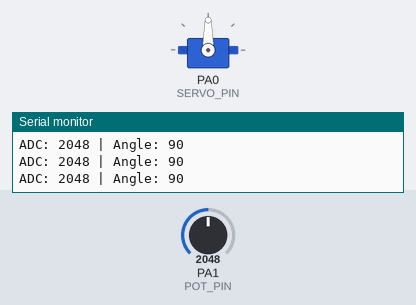
This sketch was run on a simulated STM32 Blue Pill. On the bench: servo, the last lines printed to the serial monitor. The inputs (shaded band) are chosen by the test bench; at power-on: PA1 (POT_PIN) = 2048.

Above: at 2.2 s.
2.3 s: PA1 (POT_PIN) set to 2866
At 3.0 s:
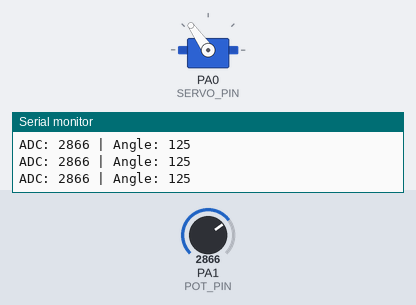
3.8 s: PA1 (POT_PIN) set to 1046
At 4.8 s:
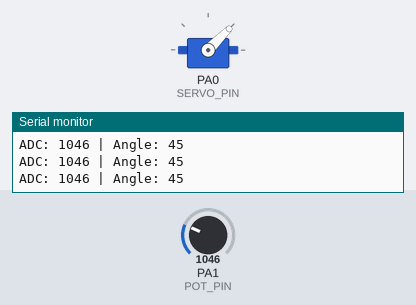
5.3 s: PA1 (POT_PIN) set to 953
At 5.7 s:
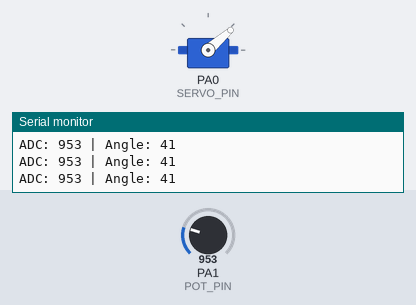
6.8 s: PA1 (POT_PIN) set to 491
At 7.5 s:
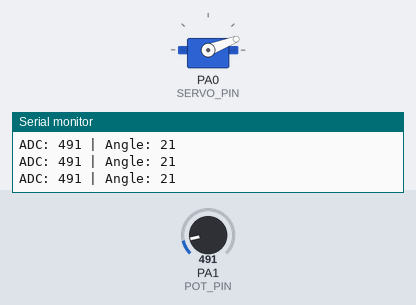
8.3 s: PA1 (POT_PIN) set to 0
At 9.4 s:
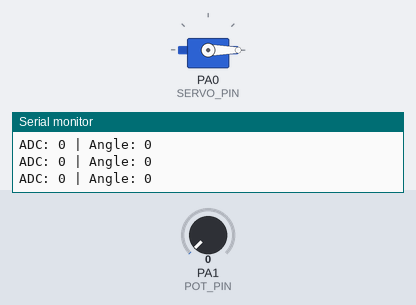
9.8 s: PA1 (POT_PIN) set to 3603
At 10.3 s:
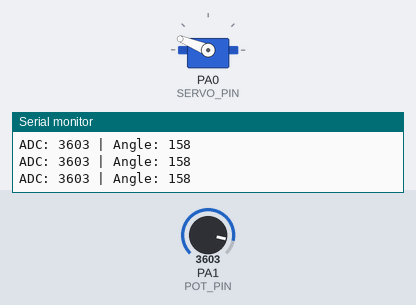
Timing chart, 0 to 12.3 s (numbered marks = the images above; inputs shaded):
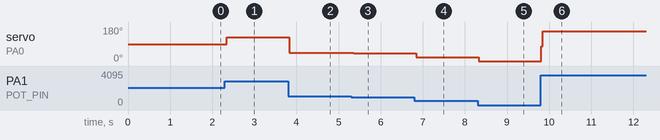

The sketch:

program_2.ino
```cpp
#include <Arduino.h>
#include <Servo.h>

Servo myServo;

#define SERVO_PIN PA0
#define POT_PIN   PA1

// smoothing ADC
int readSmooth() {
    long total = 0;
    for (int i = 0; i < 10; i++) {
        total += analogRead(POT_PIN);
        delay(2);
    }
    return total / 10;
}

void setup() {
    Serial.begin(115200);
    delay(1000);

    pinMode(POT_PIN, INPUT);
    myServo.attach(SERVO_PIN, 500, 2400); // penting untuk stabilitas servo

    Serial.println("Servo Control Ready");
}

void loop() {
    int potValue = readSmooth();                  // baca potensio (0–4095)
    int angle = map(potValue, 0, 4095, 0, 180);   // ubah ke sudut

    // dead zone biar tidak jitter
    static int lastAngle = -1;
    if (abs(angle - lastAngle) > 2) {
        myServo.write(angle);
        lastAngle = angle;
    }

    Serial.print("ADC: ");
    Serial.print(potValue);
    Serial.print(" | Angle: ");
    Serial.println(angle);

    delay(20); // sesuai frekuensi servo (~50Hz)
}
```

Measured:
- after the input at 2.3 s, servo on PA0 (SERVO_PIN): 90° → 125° at once
- after the input at 3.8 s, servo on PA0 (SERVO_PIN): 125° → 45° at once
- after the input at 5.3 s, servo on PA0 (SERVO_PIN): 45° → 41° after 0.06 s
- after the input at 6.8 s, servo on PA0 (SERVO_PIN): 41° → 21° at once
- after the input at 8.3 s, servo on PA0 (SERVO_PIN): 21° → 0° at once
- after the input at 9.8 s, servo on PA0 (SERVO_PIN): 0° → 158° at once
